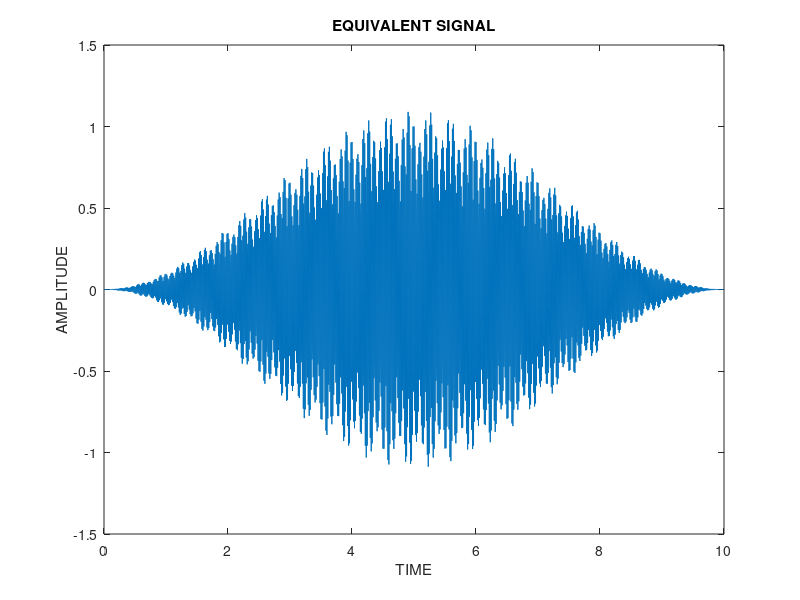
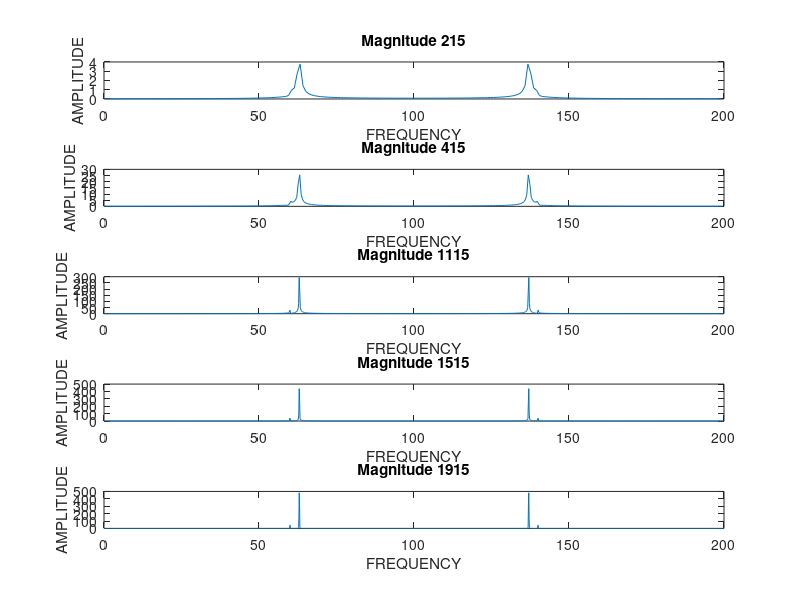
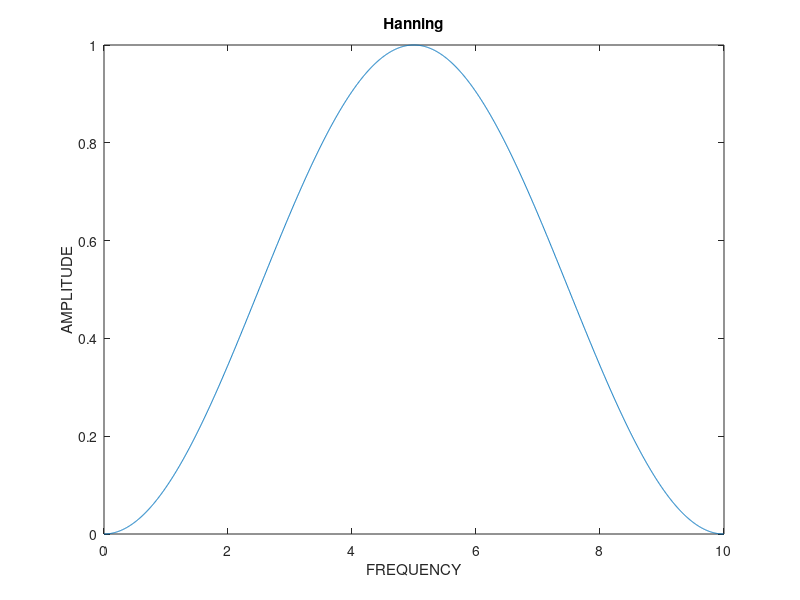
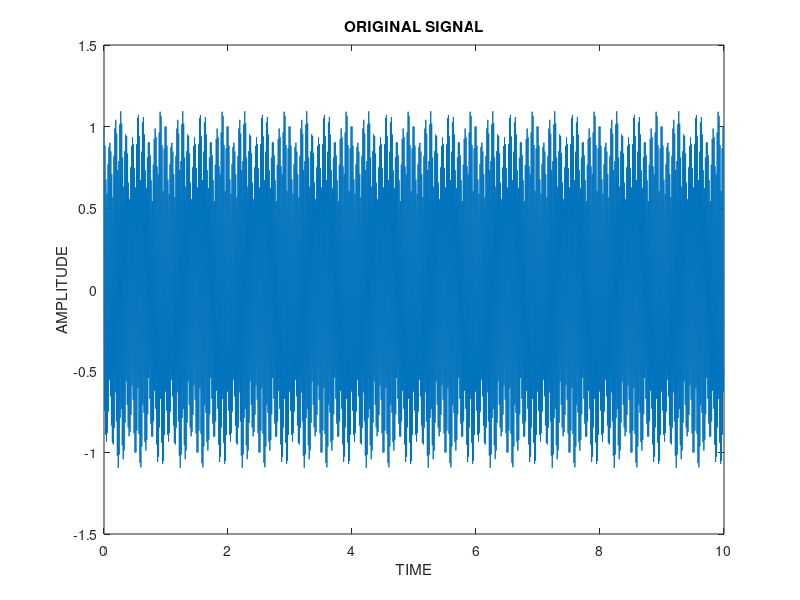

MATLAB code to generate these figures, in order:
A = 120;
B = 126;
t = 0:1/200:10-1/200;
w = hann(2000);
x =(0.1*sin(A*pi*t) + cos(B*pi*t));
xa = (0.1*sin(A*pi*t) + cos(B*pi*t)).* w';
figure(1)
plot(t,xa)
title('EQUIVALENT SIGNAL')
xlabel("TIME");
ylabel("AMPLITUDE");

m = abs(fft(xa,215));
f = (0:length(m)-1)*200/length(m);
figure(2)
subplot(5,1,1)
plot(f,m)
title('Magnitude 215')
xlabel("FREQUENCY");
ylabel("AMPLITUDE");
m1 = abs(fft(xa,415));
f1 = (0:length(m1)-1)*200/length(m1);
subplot(5,1,2)
plot(f1,m1)
title('Magnitude 415')
xlabel("FREQUENCY");
ylabel("AMPLITUDE");
m2 = abs(fft(xa,1115));
f2 = (0:length(m2)-1)*200/length(m2);
subplot(5,1,3)
plot(f2,m2)
title('Magnitude 1115')
xlabel("FREQUENCY");
ylabel("AMPLITUDE");
m3 = abs(fft(xa,1515));
f3 = (0:length(m3)-1)*200/length(m3);
subplot(5,1,4)
plot(f3,m3)
title('Magnitude 1515')
xlabel("FREQUENCY");
ylabel("AMPLITUDE");
m4 = abs(fft(xa,1915));
f4 = (0:length(m4)-1)*200/length(m4);
subplot(5,1,5)
plot(f4,m4)
title('Magnitude 1915')
xlabel("FREQUENCY");
ylabel("AMPLITUDE");
figure(3)
plot(t,w)
title('Hanning')
xlabel("FREQUENCY");
ylabel("AMPLITUDE");

figure(4)
plot(t,x)
title('ORIGINAL SIGNAL')
xlabel("TIME");
ylabel("AMPLITUDE");
